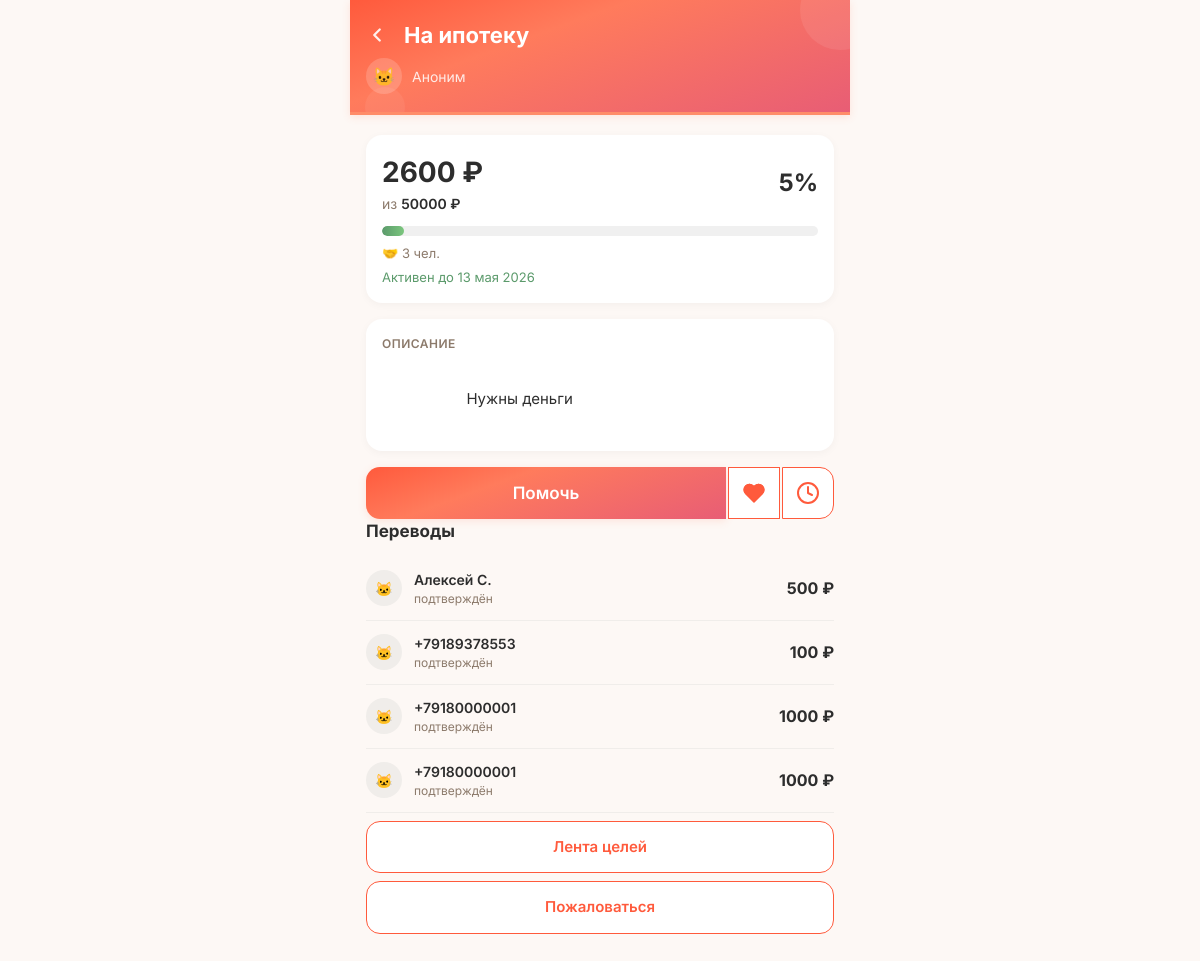
Page /goal/7 (signed in) on the earlier database version.
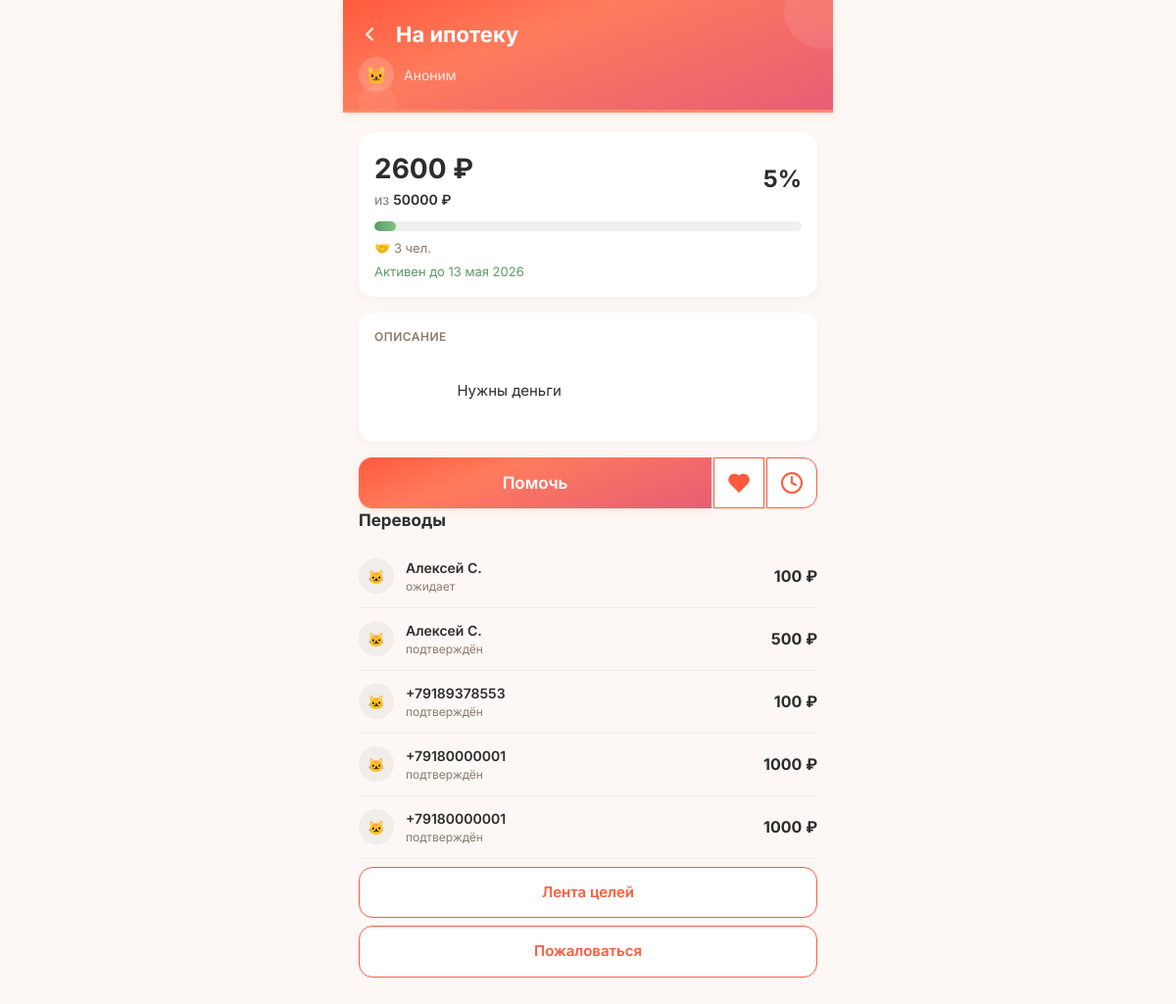
Same page on the later database version.
### tables this page shows
CREATE TABLE donations (
            id INTEGER PRIMARY KEY AUTOINCREMENT,
            goal_id INTEGER NOT NULL,
            donor_id INTEGER NULL,
            amount_reported REAL NOT NULL,
            status TEXT NOT NULL CHECK(status IN ('donor_confirmed','recipient_confirmed','completed','disputed')),
            is_anonymous INTEGER DEFAULT 0,
            is_seed INTEGER DEFAULT 0,
            warm_word TEXT NULL,
            donor_confirmed_at TEXT DEFAULT (datetime('now')),
            recipient_confirmed_at TEXT NULL,
            completed_at TEXT NULL,
            dispute_reason TEXT NULL,
            donor_to_recipient_count INTEGER DEFAULT 1,
            referred_by INTEGER NULL, ip_address TEXT,
            FOREIGN KEY (goal_id) REFERENCES goals(id),
            FOREIGN KEY (donor_id) REFERENCES users(id)
        );

### main.py (the view)
@app.route('/goal/<int:goal_id>')
def goal_page(goal_id):
    db = get_db()
    goal = db.execute("SELECT * FROM goals WHERE id = ?", (goal_id,)).fetchone()
    if not goal:
        flash('Цель не найдена.', 'danger')
        return redirect(url_for('goals_list'))
    if goal['status'] in ('draft', 'failed'):
        current_user = get_current_user()
        is_author = current_user and current_user['id'] == goal['user_id']
        is_admin = current_user and current_user['is_admin']
        if not (is_author or is_admin):
            abort(404)
    if goal['status'] == 'hidden':
        current_user = get_current_user()
        is_admin = current_user and current_user['is_admin']
        if not is_admin:
            abort(404)
    import json as _json
    photos_list = []
    if goal['photos']:
        try:
            photos_list = _json.loads(goal['photos'])
        except Exception:
            photos_list = []
    if not photos_list and goal['photo_url']:
        photos_list = [goal['photo_url']]
    rejection_cats = []
    if goal['rejection_categories']:
        try:
            rejection_cats = _json.loads(goal['rejection_categories'])
        except Exception:
            rejection_cats = []
    author = db.execute("SELECT phone FROM users WHERE id = ?", (goal['user_id'],)).fetchone()
    donations = db.execute(
        """SELECT d.*,
           CASE WHEN d.is_anonymous = 1 OR d.donor_id IS NULL THEN NULL
                ELSE COALESCE(NULLIF(u.name, ''), '+' || u.phone)
           END as donor_name
        FROM donations d
        LEFT JOIN users u ON d.donor_id = u.id
        WHERE d.goal_id = ?
        ORDER BY d.donor_confirmed_at DESC""",
        (goal_id,)
    ).fetchall()
    donor_count = db.execute("SELECT COUNT(DISTINCT donor_id) FROM donations WHERE goal_id = ? AND status IN ('recipient_confirmed','completed')", (goal_id,)).fetchone()[0]
    last_donation = db.execute("SELECT MAX(donor_confirmed_at) FROM donations WHERE goal_id = ?", (goal_id,)).fetchone()[0]
    pct = min(100, int((goal['amount_collected'] / goal['amount_goal']) * 100)) if goal['amount_goal'] > 0 else 0
    months = ['января','февраля','марта','апреля','мая','июня','июля','августа','сентября','октября','ноября','декабря']
    try:
        parts = goal['ends_at'][:10].split('-')
        ends_at_formatted = f"{int(parts[2])} {months[int(parts[1])-1]} {parts[0]}"
    except:
        ends_at_formatted = goal['ends_at'][:10]
    user = get_current_user()
    is_author = (user and user['id'] == goal['user_id'])
    is_liked = False
    if user:
        is_liked = db.execute(
            "SELECT id FROM likes WHERE user_id = ? AND goal_id = ?",
            (user['id'], goal_id)
        ).fetchone() is not None
    already_reported = False
    if user:
        already_reported = db.execute(
            'SELECT id FROM reports WHERE goal_id = ? AND reporter_id = ?',
            (goal_id, user['id'])
        ).fetchone() is not None
    return render_template('goal.html', goal=goal, author=author, progress=pct, donations=donations, is_author=is_author, donor_count=donor_count, last_donation=last_donation, ends_at_formatted=ends_at_formatted, already_reported=already_reported, user=user, photos_list=photos_list, is_liked=is_liked, rejection_cats=rejection_cats)

### main.py (called while the page is built)
def get_current_user():
    if 'user_id' in session:
        db = get_db()
        try:
            user = db.execute("SELECT * FROM users WHERE id = ?", (session['user_id'],)).fetchone()
            if user and user['is_banned']:
                return None
            return user
        except sqlite3.Error as e:
            logger.error(f'[get_current_user] Ошибка БД: {e}')
            return None
    return None

### models.py (called while the page is built)
def _create_connection():
    conn = sqlite3.connect(DATABASE, timeout=30)
    conn.row_factory = sqlite3.Row
    conn.execute("PRAGMA journal_mode=WAL")
    conn.execute("PRAGMA synchronous=NORMAL")
    conn.execute("PRAGMA busy_timeout=30000")
    conn.execute("PRAGMA foreign_keys = ON")
    return conn

def get_db():
    try:
        from flask import g
        if not hasattr(g, '_database'):
            g._database = _create_connection()
        return g._database
    except (ImportError, RuntimeError):
        return _create_connection()

### templates/goal.html (shortened to what the changed rows need)
<!DOCTYPE html>
<html lang="ru">
<head>
    <link rel="stylesheet" href="/static/style.css?v=7">
</head>
<body>
    <div class="container">
        <div class="goal-header">
            <div class="goal-back-row">
                <h1>{{ goal.title }}</h1>
            </div>
        </div>
        <div class="content">
            {% if donations %}
            {% for d in donations %}
            <div class="donation-item">
                <div class="donation-avatar">🐱</div>
                <div class="donation-info">
                    <div class="donor-name">{{ d.donor_name or 'Аноним' }}</div>
                    <div class="donor-meta">
                        {% if d.status == 'donor_confirmed' %}ожидает
                        {% elif d.status == 'recipient_confirmed' %}подтверждён
                        {% elif d.status == 'completed' %}засчитан
                        {% else %}{{ d.status }}{% endif %}
                    </div>
                </div>
                <div class="donation-amount">{{ "%.0f"|format(d.amount_reported) }} ₽</div>
            </div>
            {% endfor %}
            {% endif %}
        </div>
    </div>
</body>
</html>

Differences in the rows shown:
added donations: donor_name "Алексей С.", status "ожидает", amount_reported "100"
